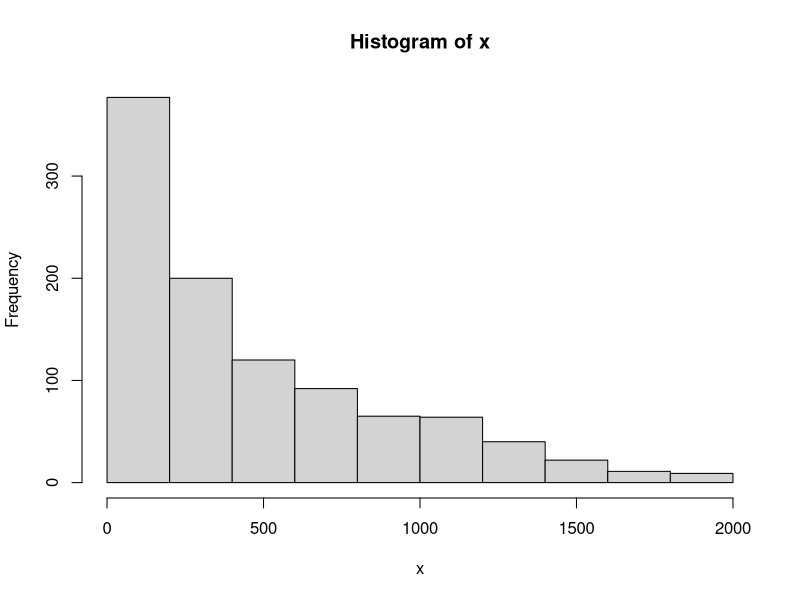

The R source for this figure:
#Did this one quick and dirty in R while working on a work project
#Proud to say this is a rare instance of a non-brute force method occuring to me
#My Stats 101 kicked in knowing the mean is the balance point of a distribution
#I tried that value and unfortunately it didn't work
#But I then used the mean as a starting point for my search
#Apparently it turns out the median minimizes the absolute distance here
#https://math.stackexchange.com/questions/113270/the-median-minimizes-the-sum-of-absolute-deviations-the-ell-1-norm


library(dplyr)

x=c(1101,1,29,67,1102,0,1,65,1008,
65,35,66,1005,66,28,1,67,65,20,4,0,1001,65,1,65,1106,0,8,99,35,67,101,99,105,32,110,39,101,115,116,
32,112,97,115,32,117,110,101,32,105,110,116,99,111,100,101,32,112,114,111,103,114,97,109,10,104,709,235,
932,796,119,731,120,462,837,152,100,214,411,71,28,91,1231,401,417,900,1733,683,107,101,582,159,72,11,514,566,1054,
638,774,413,222,568,526,53,303,635,664,21,67,133,913,292,95,963,7,440,78,1455,283,104,106,431,749,468,325,319,922,433,
2,108,10,95,89,1074,190,91,52,1313,242,475,964,395,437,604,277,525,162,191,923,124,219,35,707,18,1123,30,1163,41,467,290,
420,393,279,159,59,206,160,592,52,267,696,218,151,807,301,262,424,102,1871,406,443,149,1035,1286,141,403,37,872,1031,788,
1138,962,89,357,885,367,499,175,556,157,1571,759,989,2,1305,38,132,579,335,1452,171,627,175,557,1108,274,263,1036,482,432,
21,1769,63,17,731,83,1329,131,101,6,1135,317,110,41,706,142,292,473,783,566,230,34,243,405,32,55,987,646,62,92,52,597,48,
319,1159,827,769,125,420,308,60,345,461,159,229,1064,298,1200,861,364,1051,26,584,702,1717,19,61,35,581,297,63,945,1469,3,
1168,588,339,1182,1357,823,293,85,77,40,847,235,326,364,474,619,732,105,517,153,32,198,65,1026,278,1170,1092,941,1747,147,
124,86,975,856,1173,350,51,206,17,319,111,89,49,94,97,319,887,307,991,372,175,409,359,129,1242,1409,644,205,424,1644,1515,
1134,299,571,78,695,101,365,385,1188,1162,17,106,972,198,381,656,9,291,1415,95,1048,541,162,1408,776,308,308,278,495,1679,
302,1,138,7,382,981,455,719,607,541,136,449,1059,227,453,1614,315,283,583,143,1806,499,1062,1115,219,22,160,650,326,70,316,
4,200,1542,1554,266,377,123,1302,1814,139,383,304,324,167,850,63,306,365,83,490,201,41,352,593,118,45,554,75,1352,49,92,1399,
231,104,289,134,1307,9,247,883,999,1069,301,307,743,729,365,3,1251,415,304,40,330,293,72,393,562,12,183,41,229,306,209,281,1557,
126,1119,286,12,18,1010,729,741,738,44,615,748,193,598,423,68,174,36,70,1455,325,0,229,409,211,423,183,271,233,952,601,320,109,
1051,502,684,546,239,1279,215,1497,125,427,489,500,10,415,189,630,261,63,102,1459,79,1113,199,684,251,801,573,16,99,1805,716,45,
18,631,290,508,67,0,2,461,63,325,607,697,812,58,262,316,754,37,848,60,101,202,1000,128,20,355,313,140,279,833,168,1197,1668,1062,
255,626,205,326,321,591,243,1093,38,26,986,508,424,229,143,163,1173,608,349,468,571,95,140,10,279,112,12,552,0,326,258,195,113,
470,651,1298,439,53,134,151,447,299,905,40,19,23,719,10,557,1339,474,119,329,1487,55,602,255,284,162,783,524,452,899,327,236,1826,
295,265,598,1825,220,517,592,862,57,762,465,313,499,694,1328,5,81,137,936,46,852,448,1301,1101,35,77,1283,11,193,937,757,9,208,160,
736,54,1574,87,546,51,373,29,25,79,1091,1432,125,158,728,835,1,614,172,389,173,808,1788,223,125,135,25,318,6,691,724,104,467,269,
66,39,362,155,100,165,425,1844,41,284,602,226,294,172,942,223,1,14,199,1292,235,434,612,980,139,61,735,276,62,864,56,460,652,713,
98,408,1314,320,116,171,114,93,804,260,339,451,392,31,156,176,60,279,1272,271,1494,164,170,451,857,317,1379,44,166,115,823,349,4,
352,54,389,1548,302,454,1412,231,86,2,239,117,272,462,1030,171,14,301,249,66,114,360,676,510,1149,58,91,46,317,425,1219,64,1538,
638,1227,62,214,386,1148,180,327,1084,27,886,565,157,215,313,462,129,1293,397,823,753,50,539,705,813,531,779,30,501,1072,1125,2,
1640,691,1140,573,1081,1232,488,721,113,113,127,270,1095,6,68,301,465,43,322,88,892,841,323,981,642,1231,346,247,623,161,1291,76,
709,1148,306,87,1147,645,818,1520,692,352,133,71,443,1190,271,1171,42,980,589,493,312,211,78,1369,329,304,1057,202,405,1294,49,363,
835,1295,53,530,20,24,947,885,1054,252,1170,337,460,476,50,657,1201,715,555,132,344,26,1369,675,234,1362,875,224,1910,338,175,93,595,
27,211,210,787,790,990,425,1176,48,43,201,15,279,344,203,15,790,255,125,159,45,162,290,198,796,52,146,512,200,1051,1850,1202,
775,237,767,13,180,294,26,896,1263,749,1239,1621,642,607,88,123,651,630,1178,135,5,686,989,1250,60,1266,360,49,1089,175,355,162,375,350,1203
)

hist(x)
summary(x)

pad=500
numstocheck=intersect((((floor(mean(x))-pad):(floor(mean(x))+pad))),x)

df=data.frame()
for(position in numstocheck){
  
  df=rbind(
    df,
    data.frame(num=position,
               val=sum(abs(x-position))
    )
  )
  
}

df %>% arrange(val) %>% head(1)
sum(abs(x-median(x)))